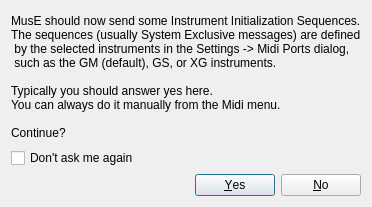
<?xml version="1.0" encoding="UTF-8"?>
<ui version="4.0">
 <class>midiWarnInitPendingBase</class>
 <widget class="QDialog" name="midiWarnInitPendingBase">
  <property name="geometry">
   <rect>
    <x>0</x>
    <y>0</y>
    <width>371</width>
    <height>207</height>
   </rect>
  </property>
  <property name="sizePolicy">
   <sizepolicy hsizetype="Maximum" vsizetype="Maximum">
    <horstretch>0</horstretch>
    <verstretch>0</verstretch>
   </sizepolicy>
  </property>
  <property name="windowTitle">
   <string>Instrument initialization</string>
  </property>
  <layout class="QVBoxLayout" name="verticalLayout">
   <item>
    <widget class="QLabel" name="label">
     <property name="sizePolicy">
      <sizepolicy hsizetype="Preferred" vsizetype="Preferred">
       <horstretch>0</horstretch>
       <verstretch>0</verstretch>
      </sizepolicy>
     </property>
     <property name="text">
      <string>MusE should now send some Instrument Initialization Sequences.
The sequences (usually System Exclusive messages) are defined
 by the selected instruments in the Settings -&gt; Midi Ports dialog, 
 such as the GM (default), GS, or XG instruments.

Typically you should answer yes here.
You can always do it manually from the Midi menu.

Continue?</string>
     </property>
     <property name="textFormat">
      <enum>Qt::AutoText</enum>
     </property>
     <property name="wordWrap">
      <bool>false</bool>
     </property>
    </widget>
   </item>
   <item>
    <widget class="QCheckBox" name="dontAskAgain">
     <property name="sizePolicy">
      <sizepolicy hsizetype="Preferred" vsizetype="Fixed">
       <horstretch>0</horstretch>
       <verstretch>0</verstretch>
      </sizepolicy>
     </property>
     <property name="text">
      <string>Don't ask me again</string>
     </property>
    </widget>
   </item>
   <item>
    <widget class="QDialogButtonBox" name="buttonBox">
     <property name="sizePolicy">
      <sizepolicy hsizetype="Expanding" vsizetype="Fixed">
       <horstretch>0</horstretch>
       <verstretch>0</verstretch>
      </sizepolicy>
     </property>
     <property name="orientation">
      <enum>Qt::Horizontal</enum>
     </property>
     <property name="standardButtons">
      <set>QDialogButtonBox::No|QDialogButtonBox::Yes</set>
     </property>
     <property name="centerButtons">
      <bool>false</bool>
     </property>
    </widget>
   </item>
  </layout>
 </widget>
 <resources/>
 <connections>
  <connection>
   <sender>buttonBox</sender>
   <signal>accepted()</signal>
   <receiver>midiWarnInitPendingBase</receiver>
   <slot>accept()</slot>
   <hints>
    <hint type="sourcelabel">
     <x>248</x>
     <y>254</y>
    </hint>
    <hint type="destinationlabel">
     <x>157</x>
     <y>274</y>
    </hint>
   </hints>
  </connection>
  <connection>
   <sender>buttonBox</sender>
   <signal>rejected()</signal>
   <receiver>midiWarnInitPendingBase</receiver>
   <slot>reject()</slot>
   <hints>
    <hint type="sourcelabel">
     <x>316</x>
     <y>260</y>
    </hint>
    <hint type="destinationlabel">
     <x>286</x>
     <y>274</y>
    </hint>
   </hints>
  </connection>
 </connections>
</ui>
